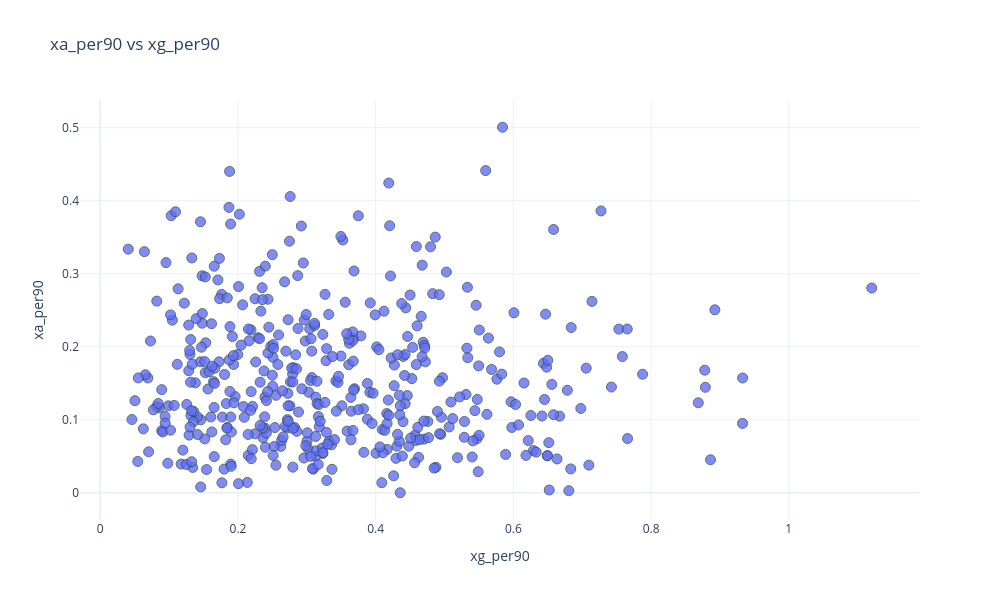

Notebook cell for this chart:
### Code cell
scatter_plot(
    strikers,
    x="xg_per90",
    y="xa_per90",
    hover_cols=["team",'Playing Time_Min']
)

### Figure 1 — Plotly figure (JSON) as saved in the notebook; plotly's stock layout.template omitted (floating-point values rounded to 4 significant figures; data arrays with more than 128 entries replaced by an {"elided": "..."} marker saying what was removed)
{"data": [{"customdata": {"elided": "491x2 mixed values"}, "hovertemplate": "<b>%{hovertext}</b><br><br>xg_per90=%{x}<br>xa_per90=%{y}<br>team=%{customdata[0]}<br>Playing Time_Min=%{customdata[1]}<extra></extra>", "hovertext": {"elided": "491 str values"}, "legendgroup": "", "marker": {"color": "#636efa", "line": {"color": "DarkSlateGrey", "width": 1}, "opacity": 0.8, "size": 10, "symbol": "circle"}, "mode": "markers", "name": "", "orientation": "v", "showlegend": false, "type": "scatter", "x": {"elided": "491 float values"}, "xaxis": "x", "y": {"elided": "491 float values"}, "yaxis": "y"}], "layout": {"height": 600, "legend": {"tracegroupgap": 0}, "title": {"text": "xa_per90 vs xg_per90"}, "width": 1000, "xaxis": {"anchor": "y", "domain": [0, 1], "title": {"text": "xg_per90"}}, "yaxis": {"anchor": "x", "domain": [0, 1], "title": {"text": "xa_per90"}}}}
